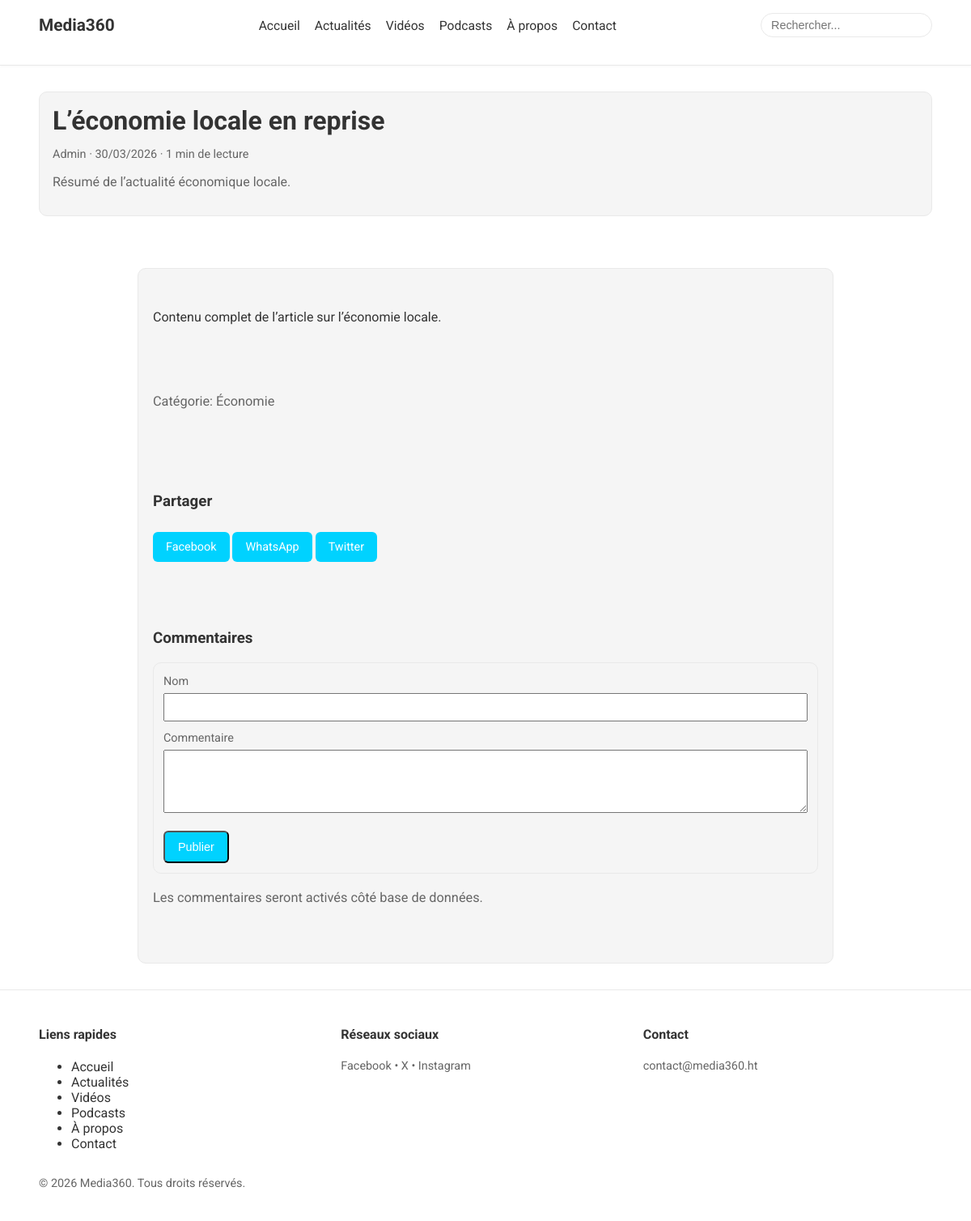
The app's page /article.php?slug=economie-locale-reprise with its own data.
### tables this page shows
CREATE TABLE articles (
  id INT AUTO_INCREMENT PRIMARY KEY,
  title VARCHAR(255) NOT NULL,
  slug VARCHAR(255) NOT NULL UNIQUE,
  excerpt TEXT,
  content LONGTEXT NOT NULL,
  image_url VARCHAR(255),
  user_id INT NOT NULL,
  category_id INT,
  status ENUM('draft','published') DEFAULT 'draft',
  views INT DEFAULT 0,
  published_at TIMESTAMP NULL,
  created_at TIMESTAMP DEFAULT CURRENT_TIMESTAMP,
  CONSTRAINT fk_articles_user FOREIGN KEY (user_id) REFERENCES users(id),
  CONSTRAINT fk_articles_category FOREIGN KEY (category_id) REFERENCES categories(id)
);

CREATE TABLE users (
  id INT AUTO_INCREMENT PRIMARY KEY,
  name VARCHAR(100) NOT NULL,
  email VARCHAR(150) NOT NULL UNIQUE,
  password VARCHAR(255) NOT NULL,
  role_id INT NOT NULL,
  status ENUM('active','inactive') DEFAULT 'active',
  profile_image VARCHAR(255) DEFAULT NULL,
  last_login TIMESTAMP NULL,
  created_at TIMESTAMP DEFAULT CURRENT_TIMESTAMP,
  CONSTRAINT fk_users_role FOREIGN KEY (role_id) REFERENCES roles(id)
);

CREATE TABLE categories (
  id INT AUTO_INCREMENT PRIMARY KEY,
  name VARCHAR(100) NOT NULL,
  slug VARCHAR(120) NOT NULL UNIQUE,
  created_at TIMESTAMP DEFAULT CURRENT_TIMESTAMP
);

### config/db.php (called while the page is built, shortened)
<?php
$baseUrl = getenv('BASE_URL');
if (!$baseUrl) {
    $baseUrl = '/media';
}
$baseUrl = '/' . trim($baseUrl, '/');
function base_url($path = '')
{
    global $baseUrl;
    $path = ltrim($path, '/');
    return $baseUrl . '/' . $path;
}

### article.php (the view, shortened to what this page needs)
<?php
require_once __DIR__ . '/config/db.php';
function e($value)
{
    return htmlspecialchars((string)$value, ENT_QUOTES, 'UTF-8');
}
function reading_time_minutes($text)
{
    $words = str_word_count(strip_tags((string)$text));
    $minutes = (int)max(1, ceil($words / 200));
    return $minutes;
}
$pdo = db();
$article = null;
$category = null;
$slug = isset($_GET['slug']) ? trim((string)$_GET['slug']) : '';
if ($pdo && $slug !== '') {
    try {
        $stmt = $pdo->prepare("SELECT a.id, a.title, a.slug, a.image_url, a.excerpt, a.content, a.category_id, a.published_at, u.name AS author_name FROM articles a LEFT JOIN users u ON u.id = a.user_id WHERE a.status = 'published' AND a.slug = :slug LIMIT 1");
        $stmt->execute([':slug' => $slug]);
        $article = $stmt->fetch();
        if ($article && !empty($article['category_id'])) {
            $stmt = $pdo->prepare("SELECT id, name, slug FROM categories WHERE id = :id LIMIT 1");
            $stmt->execute([':id' => $article['category_id']]);
            $category = $stmt->fetch();
        }
    } catch (Throwable $e) {
        $article = null;
    }
}
include __DIR__ . '/includes/header.php';
?>
<section class="section article-hero">
  <div class="container">
    <?php if ($article): ?>
      <div class="card article-card">
        <div class="article-body">
          <h1><?php echo e($article['title'] ?? ''); ?></h1>
          <p class="meta">
            <?php echo e($article['author_name'] ?? 'Rédaction'); ?>
            · <?php echo e(isset($article['published_at']) ? date('d/m/Y', strtotime($article['published_at'])) : ''); ?>
            · <?php echo reading_time_minutes($article['content'] ?? ''); ?> min de lecture
          </p>
          <?php if (!empty($article['excerpt'])): ?>
            <p class="meta article-excerpt"><?php echo e($article['excerpt']); ?></p>
          <?php endif; ?>
        </div>
      </div>
    <?php endif; ?>
  </div>
</section>
<section class="section">
  <div class="container">
    <?php if ($article): ?>
      <article class="card article-content" style="padding:18px;">
        <div class="section">
          <?php echo $article['content']; ?>
        </div>
        <div class="section">
          <p class="meta">
            Catégorie:
            <?php if ($category): ?>
              <a href="<?php echo e(base_url('categorie.php?slug=' . ($category['slug'] ?? ''))); ?>"><?php echo e($category['name'] ?? ''); ?></a>
            <?php else: ?>
              <span>Non classé</span>
            <?php endif; ?>
          </p>
        </div>
        <?php
          $currentUrl = base_url('article.php?slug=' . ($article['slug'] ?? ''));
          $shareText = urlencode($article['title'] ?? '');
          $shareUrl = urlencode($currentUrl);
        ?>
        <div class="section">
          <h3>Partager</h3>
          <a class="btn" href="https://www.facebook.com/sharer/sharer.php?u=<?php echo $shareUrl; ?>" target="_blank" rel="noopener">Facebook</a>
          <a class="btn" href="https://wa.me/?text=<?php echo $shareText; ?>%20<?php echo $shareUrl; ?>" target="_blank" rel="noopener">WhatsApp</a>
          <a class="btn" href="https://twitter.com/intent/tweet?text=<?php echo $shareText; ?>&url=<?php echo $shareUrl; ?>" target="_blank" rel="noopener">Twitter</a>
        </div>
        <div class="section">
          <h3>Commentaires</h3>
          <form method="post" action="#" class="card" style="padding:12px;">
            <label class="meta">Nom</label>
            <input type="text" name="name" style="width:100%; padding:8px; margin:6px 0 10px;" />
            <label class="meta">Commentaire</label>
            <textarea name="comment" rows="4" style="width:100%; padding:8px; margin:6px 0 10px;"></textarea>
            <button class="btn" type="submit">Publier</button>
          </form>
          <p class="meta">Les commentaires seront activés côté base de données.</p>
        </div>
      </article>
    <?php else: ?>
      <p>Article introuvable.</p>
    <?php endif; ?>
  </div>
</section>
<?php include __DIR__ . '/includes/footer.php';

### assets/styles.css (style rules this page uses)
:root { --bg: #ffffff; --ink: #333333; --muted: #666666; --accent: #00d2ff; --card: #f5f5f5; --line: #e9e9e9; }
* { box-sizing: border-box; }
body { margin: 0; font-family: "Roboto", "Helvetica Neue", Arial, sans-serif; color: var(--ink); background: var(--bg); }
a { color: inherit; text-decoration: none; }
.container { width: min(1120px, 92%); margin: 0 auto; }
.section { padding: 32px 0; }
.card { background: var(--card); border: 1px solid var(--line); border-radius: 10px; overflow: hidden; transition: transform 0.2s ease, box-shadow 0.2s ease; }
.meta { color: var(--muted); font-size: 0.9rem; }
.btn { display: inline-block; margin-top: 8px; background: var(--accent); color: #fff; padding: 10px 16px; border-radius: 6px; font-size: 0.9rem; transition: background-color 0.2s ease, color 0.2s ease, border 0.2s ease; }
.article-hero .article-card { overflow: hidden; }
.article-body { padding: 16px; }
.article-body h1 { font-size: 2rem; margin: 0 0 8px; font-weight: 700; }
.article-excerpt { font-size: 1rem; }
.article-content { max-width: 860px; margin: 0 auto; }
.article-content p { line-height: 1.7; font-size: 1.02rem; }

### records on screen
articles: title "L’économie locale en reprise", user.name "Admin", published_at "30/03/2026", content "1", excerpt "Résumé de l’actualité économique locale.", content "Contenu complet de l’article sur l’économie locale."
categories: name "Économie"

### other values on screen
$site_name "Media360"
